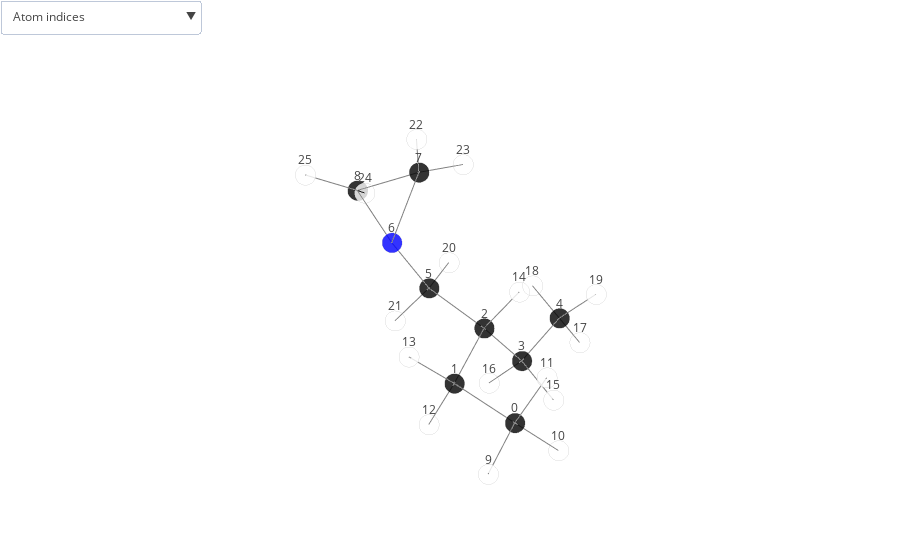

The notebook cell this image was saved under:
### Code cell
plot_molecule('dsgdb9nsd_102650', structures)

### Figure 1 — Plotly figure (JSON) as saved in the notebook; plotly's stock layout.template omitted (floating-point values rounded to 4 significant figures)
{"data": [{"marker": {"color": ["black", "black", "black", "black", "black", "black", "blue", "black", "black", "white", "white", "white", "white", "white", "white", "white", "white", "white", "white", "white", "white", "white", "white", "white", "white", "white"], "line": {"color": "lightgray", "width": 2}, "opacity": 0.8, "size": 7, "symbol": "circle"}, "mode": "markers", "name": "", "text": ["C", "C", "C", "C", "C", "C", "N", "C", "C", "H", "H", "H", "H", "H", "H", "H", "H", "H", "H", "H", "H", "H", "H", "H", "H", "H"], "type": "scatter3d", "uid": "1e9e10ed-6d9a-48bd-be20-00941a2cabda", "x": [0.04981, -0.001806, -1.412, -2.284, -3.789, -1.317, -0.6679, -1.545, -0.9046, 1.077, -0.5492, -0.3239, 0.4188, 0.6377, -1.899, -2.119, -1.935, -4.346, -4.037, -4.167, -2.319, -0.7142, -1.172, -2.617, -1.551, -0.05273], "y": [1.501, -0.02117, -0.6322, -0.3374, -0.5446, -2.145, -2.437, -2.558, -3.761, 1.869, 2.024, 1.802, -0.3026, -0.4854, -0.1799, 0.6997, -0.9592, -0.2913, -1.58, 0.09246, -2.606, -2.609, -2.136, -2.438, -4.441, -4.234], "z": [0.09006, -0.07379, 0.05343, -1.183, -0.9786, 0.3102, 1.586, 2.745, 2.145, 0.0003199, -0.6632, 1.075, -1.05, 0.6834, 0.931, -1.495, -2.02, -1.887, -0.7243, -0.1706, 0.2599, -0.4826, 3.674, 2.588, 1.591, 2.626]}, {"hoverinfo": "none", "marker": {"color": "grey", "opacity": 1, "size": 7}, "mode": "lines", "type": "scatter3d", "uid": "08044697-ae35-4653-951f-e46031c7fc86", "x": [0.04981, -0.001806, null, -0.001806, -1.412, null, -1.412, -2.284, null, -2.284, -3.789, null, -1.317, -0.6679, null, -0.6679, -1.545, null, -0.9046, -1.545, null, -0.9046, -0.6679, null, -1.412, -1.317, null, 0.04981, 1.077, null, -0.9046, -0.05273, null, 0.04981, -0.5492, null, -1.317, -0.7142, null, -1.545, -2.617, null, -1.551, -0.9046, null, 0.04981, -0.3239, null, -0.001806, 0.4188, null, -4.167, -3.789, null, -2.319, -1.317, null, -1.172, -1.545, null, -0.001806, 0.6377, null, -1.412, -1.899, null, -2.284, -2.119, null, -4.037, -3.789, null, -1.935, -2.284, null, -4.346, -3.789, null], "y": [1.501, -0.02117, null, -0.02117, -0.6322, null, -0.6322, -0.3374, null, -0.3374, -0.5446, null, -2.145, -2.437, null, -2.437, -2.558, null, -3.761, -2.558, null, -3.761, -2.437, null, -0.6322, -2.145, null, 1.501, 1.869, null, -3.761, -4.234, null, 1.501, 2.024, null, -2.145, -2.609, null, -2.558, -2.438, null, -4.441, -3.761, null, 1.501, 1.802, null, -0.02117, -0.3026, null, 0.09246, -0.5446, null, -2.606, -2.145, null, -2.136, -2.558, null, -0.02117, -0.4854, null, -0.6322, -0.1799, null, -0.3374, 0.6997, null, -1.58, -0.5446, null, -0.9592, -0.3374, null, -0.2913, -0.5446, null], "z": [0.09006, -0.07379, null, -0.07379, 0.05343, null, 0.05343, -1.183, null, -1.183, -0.9786, null, 0.3102, 1.586, null, 1.586, 2.745, null, 2.145, 2.745, null, 2.145, 1.586, null, 0.05343, 0.3102, null, 0.09006, 0.0003199, null, 2.145, 2.626, null, 0.09006, -0.6632, null, 0.3102, -0.4826, null, 2.745, 2.588, null, 1.591, 2.145, null, 0.09006, 1.075, null, -0.07379, -1.05, null, -0.1706, -0.9786, null, 0.2599, 0.3102, null, 3.674, 2.745, null, -0.07379, 0.6834, null, 0.05343, 0.931, null, -1.183, -1.495, null, -0.7243, -0.9786, null, -2.02, -1.183, null, -1.887, -0.9786, null]}], "layout": {"margin": {"b": 0, "l": 0, "r": 0, "t": 0}, "scene": {"annotations": [{"showarrow": false, "text": "0", "x": 0.04981, "y": 1.501, "yshift": 15, "z": 0.09006}, {"showarrow": false, "text": "1", "x": -0.001806, "y": -0.02117, "yshift": 15, "z": -0.07379}, {"showarrow": false, "text": "2", "x": -1.412, "y": -0.6322, "yshift": 15, "z": 0.05343}, {"showarrow": false, "text": "3", "x": -2.284, "y": -0.3374, "yshift": 15, "z": -1.183}, {"showarrow": false, "text": "4", "x": -3.789, "y": -0.5446, "yshift": 15, "z": -0.9786}, {"showarrow": false, "text": "5", "x": -1.317, "y": -2.145, "yshift": 15, "z": 0.3102}, {"showarrow": false, "text": "6", "x": -0.6679, "y": -2.437, "yshift": 15, "z": 1.586}, {"showarrow": false, "text": "7", "x": -1.545, "y": -2.558, "yshift": 15, "z": 2.745}, {"showarrow": false, "text": "8", "x": -0.9046, "y": -3.761, "yshift": 15, "z": 2.145}, {"showarrow": false, "text": "9", "x": 1.077, "y": 1.869, "yshift": 15, "z": 0.0003199}, {"showarrow": false, "text": "10", "x": -0.5492, "y": 2.024, "yshift": 15, "z": -0.6632}, {"showarrow": false, "text": "11", "x": -0.3239, "y": 1.802, "yshift": 15, "z": 1.075}, {"showarrow": false, "text": "12", "x": 0.4188, "y": -0.3026, "yshift": 15, "z": -1.05}, {"showarrow": false, "text": "13", "x": 0.6377, "y": -0.4854, "yshift": 15, "z": 0.6834}, {"showarrow": false, "text": "14", "x": -1.899, "y": -0.1799, "yshift": 15, "z": 0.931}, {"showarrow": false, "text": "15", "x": -2.119, "y": 0.6997, "yshift": 15, "z": -1.495}, {"showarrow": false, "text": "16", "x": -1.935, "y": -0.9592, "yshift": 15, "z": -2.02}, {"showarrow": false, "text": "17", "x": -4.346, "y": -0.2913, "yshift": 15, "z": -1.887}, {"showarrow": false, "text": "18", "x": -4.037, "y": -1.58, "yshift": 15, "z": -0.7243}, {"showarrow": false, "text": "19", "x": -4.167, "y": 0.09246, "yshift": 15, "z": -0.1706}, {"showarrow": false, "text": "20", "x": -2.319, "y": -2.606, "yshift": 15, "z": 0.2599}, {"showarrow": false, "text": "21", "x": -0.7142, "y": -2.609, "yshift": 15, "z": -0.4826}, {"showarrow": false, "text": "22", "x": -1.172, "y": -2.136, "yshift": 15, "z": 3.674}, {"showarrow": false, "text": "23", "x": -2.617, "y": -2.438, "yshift": 15, "z": 2.588}, {"showarrow": false, "text": "24", "x": -1.551, "y": -4.441, "yshift": 15, "z": 1.591}, {"showarrow": false, "text": "25", "x": -0.05273, "y": -4.234, "yshift": 15, "z": 2.626}], "aspectmode": "auto", "aspectratio": {"x": 0.928, "y": 1.106, "z": 0.9742}, "xaxis": {"showgrid": false, "showticklabels": false, "title": {"font": {"color": "white"}}, "type": "linear", "zeroline": false}, "yaxis": {"showgrid": false, "showticklabels": false, "title": {"font": {"color": "white"}}, "type": "linear", "zeroline": false}, "zaxis": {"showgrid": false, "showticklabels": false, "title": {"font": {"color": "white"}}, "type": "linear", "zeroline": false}}, "showlegend": false, "updatemenus": [{"buttons": [{"args": [{"scene.annotations": [{"showarrow": false, "text": 0, "x": 0.04981, "y": 1.501, "yshift": 15, "z": 0.09006}, {"showarrow": false, "text": 1, "x": -0.001806, "y": -0.02117, "yshift": 15, "z": -0.07379}, {"showarrow": false, "text": 2, "x": -1.412, "y": -0.6322, "yshift": 15, "z": 0.05343}, {"showarrow": false, "text": 3, "x": -2.284, "y": -0.3374, "yshift": 15, "z": -1.183}, {"showarrow": false, "text": 4, "x": -3.789, "y": -0.5446, "yshift": 15, "z": -0.9786}, {"showarrow": false, "text": 5, "x": -1.317, "y": -2.145, "yshift": 15, "z": 0.3102}, {"showarrow": false, "text": 6, "x": -0.6679, "y": -2.437, "yshift": 15, "z": 1.586}, {"showarrow": false, "text": 7, "x": -1.545, "y": -2.558, "yshift": 15, "z": 2.745}, {"showarrow": false, "text": 8, "x": -0.9046, "y": -3.761, "yshift": 15, "z": 2.145}, {"showarrow": false, "text": 9, "x": 1.077, "y": 1.869, "yshift": 15, "z": 0.0003199}, {"showarrow": false, "text": 10, "x": -0.5492, "y": 2.024, "yshift": 15, "z": -0.6632}, {"showarrow": false, "text": 11, "x": -0.3239, "y": 1.802, "yshift": 15, "z": 1.075}, {"showarrow": false, "text": 12, "x": 0.4188, "y": -0.3026, "yshift": 15, "z": -1.05}, {"showarrow": false, "text": 13, "x": 0.6377, "y": -0.4854, "yshift": 15, "z": 0.6834}, {"showarrow": false, "text": 14, "x": -1.899, "y": -0.1799, "yshift": 15, "z": 0.931}, {"showarrow": false, "text": 15, "x": -2.119, "y": 0.6997, "yshift": 15, "z": -1.495}, {"showarrow": false, "text": 16, "x": -1.935, "y": -0.9592, "yshift": 15, "z": -2.02}, {"showarrow": false, "text": 17, "x": -4.346, "y": -0.2913, "yshift": 15, "z": -1.887}, {"showarrow": false, "text": 18, "x": -4.037, "y": -1.58, "yshift": 15, "z": -0.7243}, {"showarrow": false, "text": 19, "x": -4.167, "y": 0.09246, "yshift": 15, "z": -0.1706}, {"showarrow": false, "text": 20, "x": -2.319, "y": -2.606, "yshift": 15, "z": 0.2599}, {"showarrow": false, "text": 21, "x": -0.7142, "y": -2.609, "yshift": 15, "z": -0.4826}, {"showarrow": false, "text": 22, "x": -1.172, "y": -2.136, "yshift": 15, "z": 3.674}, {"showarrow": false, "text": 23, "x": -2.617, "y": -2.438, "yshift": 15, "z": 2.588}, {"showarrow": false, "text": 24, "x": -1.551, "y": -4.441, "yshift": 15, "z": 1.591}, {"showarrow": false, "text": 25, "x": -0.05273, "y": -4.234, "yshift": 15, "z": 2.626}]}], "label": "Atom indices", "method": "relayout"}, {"args": [{"scene.annotations": [{"showarrow": false, "text": 1.53, "x": 0.024, "y": 0.7399, "yshift": 15, "z": 0.008132}, {"showarrow": false, "text": 1.54, "x": -0.7067, "y": -0.3267, "yshift": 15, "z": -0.01018}, {"showarrow": false, "text": 1.54, "x": -1.848, "y": -0.4848, "yshift": 15, "z": -0.5648}, {"showarrow": false, "text": 1.53, "x": -3.037, "y": -0.441, "yshift": 15, "z": -1.081}, {"showarrow": false, "text": 1.46, "x": -0.9925, "y": -2.291, "yshift": 15, "z": 0.9481}, {"showarrow": false, "text": 1.46, "x": -1.107, "y": -2.498, "yshift": 15, "z": 2.166}, {"showarrow": false, "text": 1.49, "x": -1.225, "y": -3.16, "yshift": 15, "z": 2.445}, {"showarrow": false, "text": 1.46, "x": -0.7863, "y": -3.099, "yshift": 15, "z": 1.866}, {"showarrow": false, "text": 1.54, "x": -1.364, "y": -1.389, "yshift": 15, "z": 0.1818}, {"showarrow": false, "text": 1.09, "x": 0.5634, "y": 1.685, "yshift": 15, "z": 0.04519}, {"showarrow": false, "text": 1.09, "x": -0.4787, "y": -3.998, "yshift": 15, "z": 2.385}, {"showarrow": false, "text": 1.1, "x": -0.2497, "y": 1.762, "yshift": 15, "z": -0.2866}, {"showarrow": false, "text": 1.1, "x": -1.016, "y": -2.377, "yshift": 15, "z": -0.08616}, {"showarrow": false, "text": 1.09, "x": -2.081, "y": -2.498, "yshift": 15, "z": 2.667}, {"showarrow": false, "text": 1.09, "x": -1.228, "y": -4.101, "yshift": 15, "z": 1.868}, {"showarrow": false, "text": 1.1, "x": -0.137, "y": 1.652, "yshift": 15, "z": 0.5827}, {"showarrow": false, "text": 1.1, "x": 0.2085, "y": -0.1619, "yshift": 15, "z": -0.5618}, {"showarrow": false, "text": 1.1, "x": -3.978, "y": -0.226, "yshift": 15, "z": -0.5746}, {"showarrow": false, "text": 1.1, "x": -1.818, "y": -2.375, "yshift": 15, "z": 0.2851}, {"showarrow": false, "text": 1.09, "x": -1.358, "y": -2.347, "yshift": 15, "z": 3.209}, {"showarrow": false, "text": 1.09, "x": 0.3179, "y": -0.2533, "yshift": 15, "z": 0.3048}, {"showarrow": false, "text": 1.1, "x": -1.655, "y": -0.406, "yshift": 15, "z": 0.4922}, {"showarrow": false, "text": 1.1, "x": -2.201, "y": 0.1811, "yshift": 15, "z": -1.339}, {"showarrow": false, "text": 1.09, "x": -3.913, "y": -1.062, "yshift": 15, "z": -0.8514}, {"showarrow": false, "text": 1.1, "x": -2.11, "y": -0.6483, "yshift": 15, "z": -1.601}, {"showarrow": false, "text": 1.09, "x": -4.068, "y": -0.4179, "yshift": 15, "z": -1.433}]}], "label": "Bond lengths", "method": "relayout"}, {"args": [{"scene.annotations": [{"showarrow": false, "text": 0, "x": 0.04981, "y": 1.501, "yshift": 15, "z": 0.09006}, {"showarrow": false, "text": 1, "x": -0.001806, "y": -0.02117, "yshift": 15, "z": -0.07379}, {"showarrow": false, "text": 2, "x": -1.412, "y": -0.6322, "yshift": 15, "z": 0.05343}, {"showarrow": false, "text": 3, "x": -2.284, "y": -0.3374, "yshift": 15, "z": -1.183}, {"showarrow": false, "text": 4, "x": -3.789, "y": -0.5446, "yshift": 15, "z": -0.9786}, {"showarrow": false, "text": 5, "x": -1.317, "y": -2.145, "yshift": 15, "z": 0.3102}, {"showarrow": false, "text": 6, "x": -0.6679, "y": -2.437, "yshift": 15, "z": 1.586}, {"showarrow": false, "text": 7, "x": -1.545, "y": -2.558, "yshift": 15, "z": 2.745}, {"showarrow": false, "text": 8, "x": -0.9046, "y": -3.761, "yshift": 15, "z": 2.145}, {"showarrow": false, "text": 9, "x": 1.077, "y": 1.869, "yshift": 15, "z": 0.0003199}, {"showarrow": false, "text": 10, "x": -0.5492, "y": 2.024, "yshift": 15, "z": -0.6632}, {"showarrow": false, "text": 11, "x": -0.3239, "y": 1.802, "yshift": 15, "z": 1.075}, {"showarrow": false, "text": 12, "x": 0.4188, "y": -0.3026, "yshift": 15, "z": -1.05}, {"showarrow": false, "text": 13, "x": 0.6377, "y": -0.4854, "yshift": 15, "z": 0.6834}, {"showarrow": false, "text": 14, "x": -1.899, "y": -0.1799, "yshift": 15, "z": 0.931}, {"showarrow": false, "text": 15, "x": -2.119, "y": 0.6997, "yshift": 15, "z": -1.495}, {"showarrow": false, "text": 16, "x": -1.935, "y": -0.9592, "yshift": 15, "z": -2.02}, {"showarrow": false, "text": 17, "x": -4.346, "y": -0.2913, "yshift": 15, "z": -1.887}, {"showarrow": false, "text": 18, "x": -4.037, "y": -1.58, "yshift": 15, "z": -0.7243}, {"showarrow": false, "text": 19, "x": -4.167, "y": 0.09246, "yshift": 15, "z": -0.1706}, {"showarrow": false, "text": 20, "x": -2.319, "y": -2.606, "yshift": 15, "z": 0.2599}, {"showarrow": false, "text": 21, "x": -0.7142, "y": -2.609, "yshift": 15, "z": -0.4826}, {"showarrow": false, "text": 22, "x": -1.172, "y": -2.136, "yshift": 15, "z": 3.674}, {"showarrow": false, "text": 23, "x": -2.617, "y": -2.438, "yshift": 15, "z": 2.588}, {"showarrow": false, "text": 24, "x": -1.551, "y": -4.441, "yshift": 15, "z": 1.591}, {"showarrow": false, "text": 25, "x": -0.05273, "y": -4.234, "yshift": 15, "z": 2.626}, {"showarrow": false, "text": 1.53, "x": 0.024, "y": 0.7399, "yshift": 15, "z": 0.008132}, {"showarrow": false, "text": 1.54, "x": -0.7067, "y": -0.3267, "yshift": 15, "z": -0.01018}, {"showarrow": false, "text": 1.54, "x": -1.848, "y": -0.4848, "yshift": 15, "z": -0.5648}, {"showarrow": false, "text": 1.53, "x": -3.037, "y": -0.441, "yshift": 15, "z": -1.081}, {"showarrow": false, "text": 1.46, "x": -0.9925, "y": -2.291, "yshift": 15, "z": 0.9481}, {"showarrow": false, "text": 1.46, "x": -1.107, "y": -2.498, "yshift": 15, "z": 2.166}, {"showarrow": false, "text": 1.49, "x": -1.225, "y": -3.16, "yshift": 15, "z": 2.445}, {"showarrow": false, "text": 1.46, "x": -0.7863, "y": -3.099, "yshift": 15, "z": 1.866}, {"showarrow": false, "text": 1.54, "x": -1.364, "y": -1.389, "yshift": 15, "z": 0.1818}, {"showarrow": false, "text": 1.09, "x": 0.5634, "y": 1.685, "yshift": 15, "z": 0.04519}, {"showarrow": false, "text": 1.09, "x": -0.4787, "y": -3.998, "yshift": 15, "z": 2.385}, {"showarrow": false, "text": 1.1, "x": -0.2497, "y": 1.762, "yshift": 15, "z": -0.2866}, {"showarrow": false, "text": 1.1, "x": -1.016, "y": -2.377, "yshift": 15, "z": -0.08616}, {"showarrow": false, "text": 1.09, "x": -2.081, "y": -2.498, "yshift": 15, "z": 2.667}, {"showarrow": false, "text": 1.09, "x": -1.228, "y": -4.101, "yshift": 15, "z": 1.868}, {"showarrow": false, "text": 1.1, "x": -0.137, "y": 1.652, "yshift": 15, "z": 0.5827}, {"showarrow": false, "text": 1.1, "x": 0.2085, "y": -0.1619, "yshift": 15, "z": -0.5618}, {"showarrow": false, "text": 1.1, "x": -3.978, "y": -0.226, "yshift": 15, "z": -0.5746}, {"showarrow": false, "text": 1.1, "x": -1.818, "y": -2.375, "yshift": 15, "z": 0.2851}, {"showarrow": false, "text": 1.09, "x": -1.358, "y": -2.347, "yshift": 15, "z": 3.209}, {"showarrow": false, "text": 1.09, "x": 0.3179, "y": -0.2533, "yshift": 15, "z": 0.3048}, {"showarrow": false, "text": 1.1, "x": -1.655, "y": -0.406, "yshift": 15, "z": 0.4922}, {"showarrow": false, "text": 1.1, "x": -2.201, "y": 0.1811, "yshift": 15, "z": -1.339}, {"showarrow": false, "text": 1.09, "x": -3.913, "y": -1.062, "yshift": 15, "z": -0.8514}, {"showarrow": false, "text": 1.1, "x": -2.11, "y": -0.6483, "yshift": 15, "z": -1.601}, {"showarrow": false, "text": 1.09, "x": -4.068, "y": -0.4179, "yshift": 15, "z": -1.433}]}], "label": "Atom indices & Bond lengths", "method": "relayout"}, {"args": [{"scene.annotations": []}], "label": "Hide all", "method": "relayout"}], "direction": "down", "xanchor": "left", "yanchor": "top"}]}}
